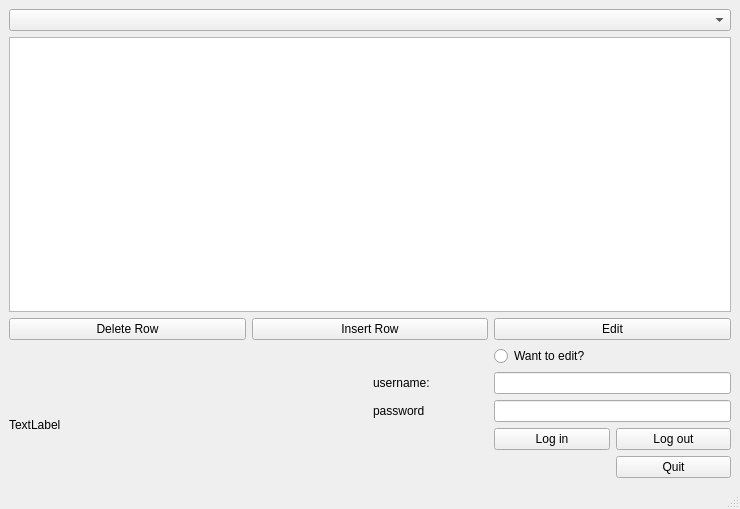
<?xml version="1.0" encoding="UTF-8"?>
<ui version="4.0">
 <class>MainWindow</class>
 <widget class="QMainWindow" name="MainWindow">
  <property name="geometry">
   <rect>
    <x>0</x>
    <y>0</y>
    <width>740</width>
    <height>509</height>
   </rect>
  </property>
  <property name="windowTitle">
   <string>MainWindow</string>
  </property>
  <widget class="QWidget" name="centralwidget">
   <layout class="QGridLayout" name="gridLayout_5">
    <item row="2" column="1">
     <layout class="QGridLayout" name="gridLayout">
      <item row="1" column="0">
       <widget class="QLabel" name="label_2">
        <property name="text">
         <string>username:</string>
        </property>
       </widget>
      </item>
      <item row="2" column="0">
       <widget class="QLabel" name="label_3">
        <property name="text">
         <string>password</string>
        </property>
       </widget>
      </item>
      <item row="3" column="1">
       <widget class="QPushButton" name="pushButton_5">
        <property name="text">
         <string>Log in</string>
        </property>
       </widget>
      </item>
      <item row="2" column="1" colspan="2">
       <widget class="QLineEdit" name="lineEdit_2"/>
      </item>
      <item row="3" column="2">
       <widget class="QPushButton" name="pushButton_6">
        <property name="text">
         <string>Log out</string>
        </property>
       </widget>
      </item>
      <item row="4" column="2">
       <widget class="QPushButton" name="pushButton_4">
        <property name="text">
         <string>Quit</string>
        </property>
       </widget>
      </item>
      <item row="1" column="1" colspan="2">
       <widget class="QLineEdit" name="lineEdit"/>
      </item>
     </layout>
    </item>
    <item row="0" column="0" colspan="2">
     <layout class="QGridLayout" name="gridLayout_4">
      <item row="1" column="0">
       <widget class="QTableWidget" name="tableWidget"/>
      </item>
      <item row="0" column="0">
       <widget class="QComboBox" name="comboBox"/>
      </item>
      <item row="2" column="0">
       <widget class="QSplitter" name="splitter_2">
        <property name="orientation">
         <enum>Qt::Horizontal</enum>
        </property>
        <widget class="QWidget" name="">
         <layout class="QGridLayout" name="gridLayout_2">
          <item row="0" column="2">
           <widget class="QPushButton" name="pushButton_3">
            <property name="text">
             <string>Edit</string>
            </property>
           </widget>
          </item>
          <item row="0" column="0">
           <widget class="QPushButton" name="pushButton_2">
            <property name="text">
             <string>Delete Row</string>
            </property>
           </widget>
          </item>
          <item row="0" column="1">
           <widget class="QPushButton" name="pushButton">
            <property name="text">
             <string>Insert Row</string>
            </property>
           </widget>
          </item>
          <item row="1" column="2">
           <widget class="QRadioButton" name="radioButton">
            <property name="text">
             <string>Want to edit?</string>
            </property>
           </widget>
          </item>
         </layout>
        </widget>
       </widget>
      </item>
     </layout>
    </item>
    <item row="2" column="0">
     <widget class="QLabel" name="label">
      <property name="text">
       <string>TextLabel</string>
      </property>
     </widget>
    </item>
   </layout>
   <zorder>label_3</zorder>
   <zorder>splitter</zorder>
   <zorder>lineEdit</zorder>
   <zorder>label_2</zorder>
   <zorder>pushButton_6</zorder>
   <zorder>splitter_2</zorder>
   <zorder>lineEdit_2</zorder>
   <zorder>pushButton</zorder>
   <zorder></zorder>
   <zorder>label</zorder>
  </widget>
  <widget class="QMenuBar" name="menubar">
   <property name="geometry">
    <rect>
     <x>0</x>
     <y>0</y>
     <width>740</width>
     <height>21</height>
    </rect>
   </property>
  </widget>
  <widget class="QStatusBar" name="statusbar"/>
 </widget>
 <resources/>
 <connections>
  <connection>
   <sender>pushButton_3</sender>
   <signal>clicked()</signal>
   <receiver>MainWindow</receiver>
   <slot>edit_row()</slot>
   <hints>
    <hint type="sourcelabel">
     <x>497</x>
     <y>53</y>
    </hint>
    <hint type="destinationlabel">
     <x>525</x>
     <y>92</y>
    </hint>
   </hints>
  </connection>
  <connection>
   <sender>pushButton</sender>
   <signal>clicked()</signal>
   <receiver>MainWindow</receiver>
   <slot>insert_row()</slot>
   <hints>
    <hint type="sourcelabel">
     <x>412</x>
     <y>53</y>
    </hint>
    <hint type="destinationlabel">
     <x>391</x>
     <y>27</y>
    </hint>
   </hints>
  </connection>
  <connection>
   <sender>pushButton_2</sender>
   <signal>clicked()</signal>
   <receiver>MainWindow</receiver>
   <slot>delete_row()</slot>
   <hints>
    <hint type="sourcelabel">
     <x>337</x>
     <y>48</y>
    </hint>
    <hint type="destinationlabel">
     <x>314</x>
     <y>108</y>
    </hint>
   </hints>
  </connection>
  <connection>
   <sender>radioButton</sender>
   <signal>pressed()</signal>
   <receiver>MainWindow</receiver>
   <slot>enter_edit_mode()</slot>
   <hints>
    <hint type="sourcelabel">
     <x>391</x>
     <y>85</y>
    </hint>
    <hint type="destinationlabel">
     <x>373</x>
     <y>125</y>
    </hint>
   </hints>
  </connection>
  <connection>
   <sender>pushButton_6</sender>
   <signal>clicked()</signal>
   <receiver>MainWindow</receiver>
   <slot>logout()</slot>
   <hints>
    <hint type="sourcelabel">
     <x>473</x>
     <y>224</y>
    </hint>
    <hint type="destinationlabel">
     <x>481</x>
     <y>286</y>
    </hint>
   </hints>
  </connection>
  <connection>
   <sender>pushButton_5</sender>
   <signal>clicked()</signal>
   <receiver>MainWindow</receiver>
   <slot>login()</slot>
   <hints>
    <hint type="sourcelabel">
     <x>452</x>
     <y>221</y>
    </hint>
    <hint type="destinationlabel">
     <x>430</x>
     <y>297</y>
    </hint>
   </hints>
  </connection>
 </connections>
 <slots>
  <slot>edit_row()</slot>
  <slot>insert_row()</slot>
  <slot>delete_row()</slot>
  <slot>enter_edit_mode()</slot>
  <slot>logout()</slot>
  <slot>login()</slot>
 </slots>
</ui>
